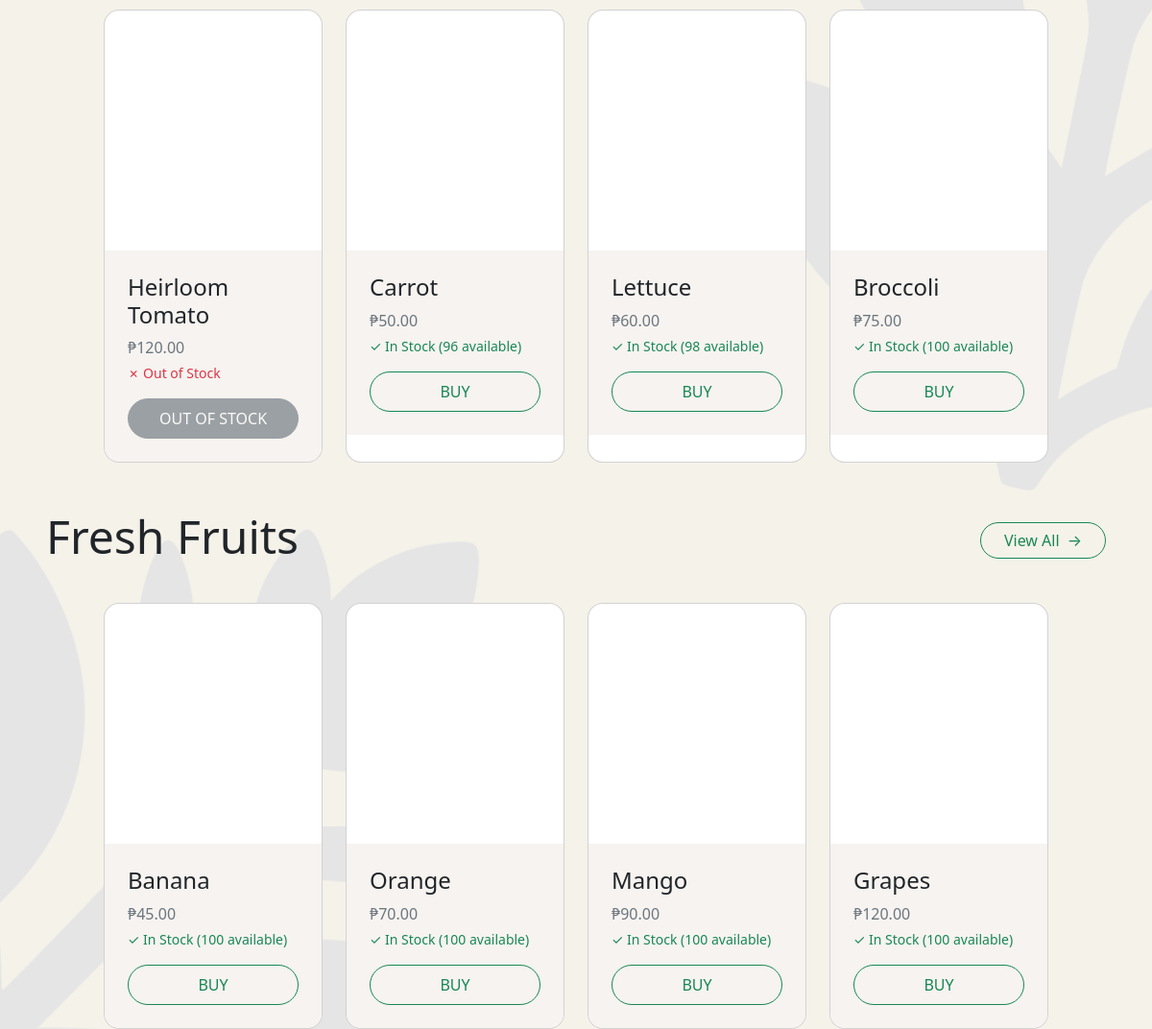
Before: / (middle part) with the older database file.
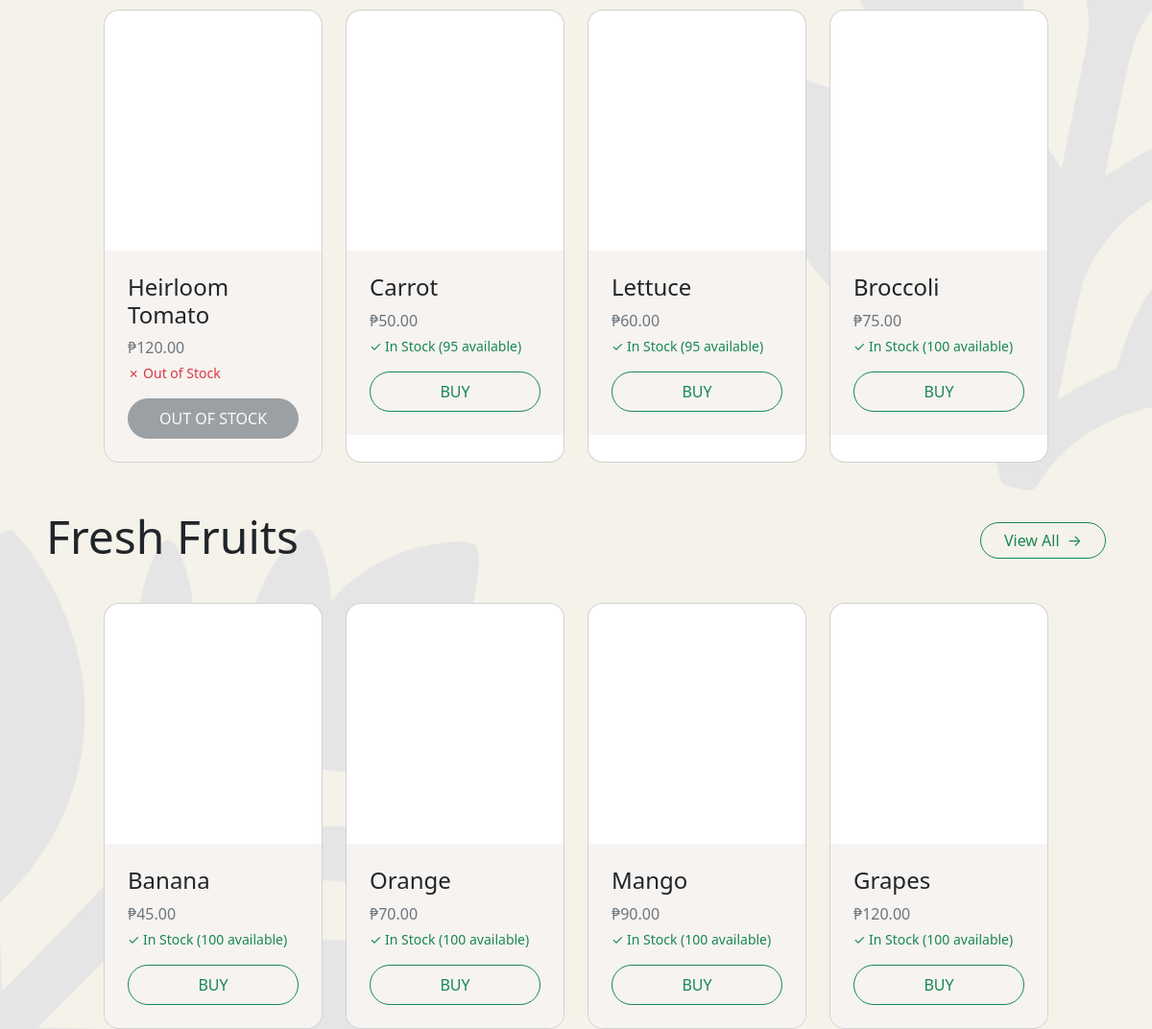
After: the same page with the newer database file.
### tables this page shows
CREATE TABLE `products` (
  `id` int(11) NOT NULL,
  `name` varchar(100) NOT NULL,
  `category` enum('vegetables','fruits','grains','cash_crops') NOT NULL,
  `current_price` decimal(10,2) NOT NULL,
  `quantity` int(11) NOT NULL DEFAULT 0,
  `unit` enum('kg','pcs','liter','sack') DEFAULT NULL,
  `image_url` varchar(255) DEFAULT NULL,
  `created_at` timestamp NOT NULL DEFAULT current_timestamp(),
  `harvest_date` date NOT NULL,
  `updated_at` datetime NOT NULL
);

### models/Product.php (called while the page is built, shortened)
<?php
require_once __DIR__ . '/../config/Database.php';
class Product {
    private $conn;
    private $table = "products";
    public function __construct() {
        $database = new Database();
        $this->conn = $database->getConnection();
    }
    public function getByCategory($category, $limit = 4) {
        $stmt = $this->conn->prepare("SELECT * FROM {$this->table} WHERE category = ? ORDER BY created_at DESC LIMIT ?");
        $stmt->bind_param("si", $category, $limit);
        $stmt->execute();
        $result = $stmt->get_result();
        $products = [];
        while ($row = $result->fetch_assoc()) {
            $products[] = $row;
        }
        return $products;
    }
}
?>

### config/Database.php (called while the page is built, shortened)
<?php
class Database {
    private $host = "localhost";
    private $user = "root";
    private $pass = "";
    private $dbname = "r3_farm";
    public function getConnection() {
        $this->conn = new mysqli($this->host, $this->user, $this->pass, $this->dbname);
        return $this->conn;
    }
}
?>

### controllers/ProductController.php (called while the page is built, shortened)
<?php
require_once __DIR__ . '/../models/Product.php';
class ProductController {
    private $product;
    public function __construct() {
        $this->product = new Product();
    }
    public function index() {
        $categories = [
            'vegetables' => 'Fresh Vegetables',
            'fruits' => 'Fresh Fruits',
            'grains' => 'Grains / Cereals',
            'cash_crops' => 'Cash Crops'
        ];
        $products_by_cat = [];
        foreach ($categories as $key => $label) {
            $products_by_cat[$key] = $this->product->getByCategory($key, 4);
        }
        return ['categories' => $categories, 'products' => $products_by_cat];
    }
}
?>

### index.php (the view, shortened to what the changed rows need)
<?php
require_once __DIR__ . '/controllers/ProductController.php';
$productController = new ProductController();
$data = $productController->index();
$categories = $data['categories'];
$products = $data['products'];
?>
<!DOCTYPE html>
<html lang="en">
<head>
    <link href="https://cdn.jsdelivr.net/npm/bootstrap@5.3.8/dist/css/bootstrap.min.css" rel="stylesheet">
    <link href="styles/index.css" rel="stylesheet">
</head>
<body>
<div class="Background">
    <?php foreach ($categories as $key => $label): ?>
        <div class="m-5">
            <div class="row ms-5 me-5">
                <?php foreach ($products[$key] as $product): ?>
                    <div class="col-12 col-md-6 col-lg-4 col-xl-3 mt-3">
                        <div class="card rounded-4 overflow-hidden h-100">
                            <div style="height: 250px; background-image: url('<?= $product['image_url'] ?? 'placeholder.jpg' ?>'); background-size: cover; background-position: center; cursor: pointer;"
                                data-bs-toggle="modal" data-bs-target="#productModal" data-id="<?= $product['id'] ?>"
                                data-name="<?= htmlspecialchars($product['name']) ?>" data-price="<?= $product['current_price'] ?>"
                                data-quantity="<?= $product['quantity'] ?>"
                                data-image="<?= $product['image_url'] ?? 'placeholder.jpg' ?>">
                            </div>
                            <div class="p-4" style="background-color: #F6F3F0;">
                                <div class="h4"><?= htmlspecialchars($product['name']) ?></div>
                                <div class="text-secondary">₱<?= number_format($product['current_price'], 2) ?></div>
                                <?php if ($product['quantity'] > 0): ?>
                                    <div class="text-success small mt-1">✓ In Stock (<?= $product['quantity'] ?> available)</div>
                                <?php else: ?>
                                    <div class="text-danger small mt-1">✗ Out of Stock</div>
                                <?php endif; ?>
                                <?php if ($product['quantity'] > 0): ?>
                                    <button class="mt-3 p-2 rounded-5 btn btn-outline-success w-100 buy-btn" data-bs-toggle="modal"
                                        data-bs-target="#productModal" data-id="<?= $product['id'] ?>"
                                        data-name="<?= htmlspecialchars($product['name']) ?>" data-price="<?= $product['current_price'] ?>"
                                        data-quantity="<?= $product['quantity'] ?>"
                                        data-image="<?= $product['image_url'] ?? 'placeholder.jpg' ?>">
                                        BUY
                                    </button>
                                <?php else: ?>
                                    <button class="mt-3 p-2 rounded-5 btn btn-secondary w-100" disabled>
                                        OUT OF STOCK
                                    </button>
                                <?php endif; ?>
                            </div>
                        </div>
                    </div>
                <?php endforeach; ?>
            </div>
        </div>
    <?php endforeach; ?>
</div>
</html>

Changed rows visible on the page:
changed products "Carrot": quantity "96" → "95"
changed products "Lettuce": quantity "98" → "95"
